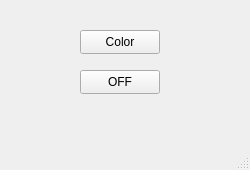
<?xml version="1.0" encoding="UTF-8"?>
<ui version="4.0">
 <class>MainWindow</class>
 <widget class="QMainWindow" name="MainWindow">
  <property name="geometry">
   <rect>
    <x>0</x>
    <y>0</y>
    <width>250</width>
    <height>170</height>
   </rect>
  </property>
  <property name="windowTitle">
   <string>MainWindow</string>
  </property>
  <widget class="QWidget" name="centralwidget">
   <widget class="QPushButton" name="pushButton">
    <property name="geometry">
     <rect>
      <x>80</x>
      <y>30</y>
      <width>80</width>
      <height>24</height>
     </rect>
    </property>
    <property name="text">
     <string>Color</string>
    </property>
   </widget>
   <widget class="QPushButton" name="pushButton_2">
    <property name="geometry">
     <rect>
      <x>80</x>
      <y>70</y>
      <width>80</width>
      <height>24</height>
     </rect>
    </property>
    <property name="text">
     <string>OFF</string>
    </property>
   </widget>
  </widget>
  <widget class="QMenuBar" name="menubar">
   <property name="geometry">
    <rect>
     <x>0</x>
     <y>0</y>
     <width>250</width>
     <height>21</height>
    </rect>
   </property>
  </widget>
  <widget class="QStatusBar" name="statusbar"/>
 </widget>
 <resources/>
 <connections/>
</ui>
